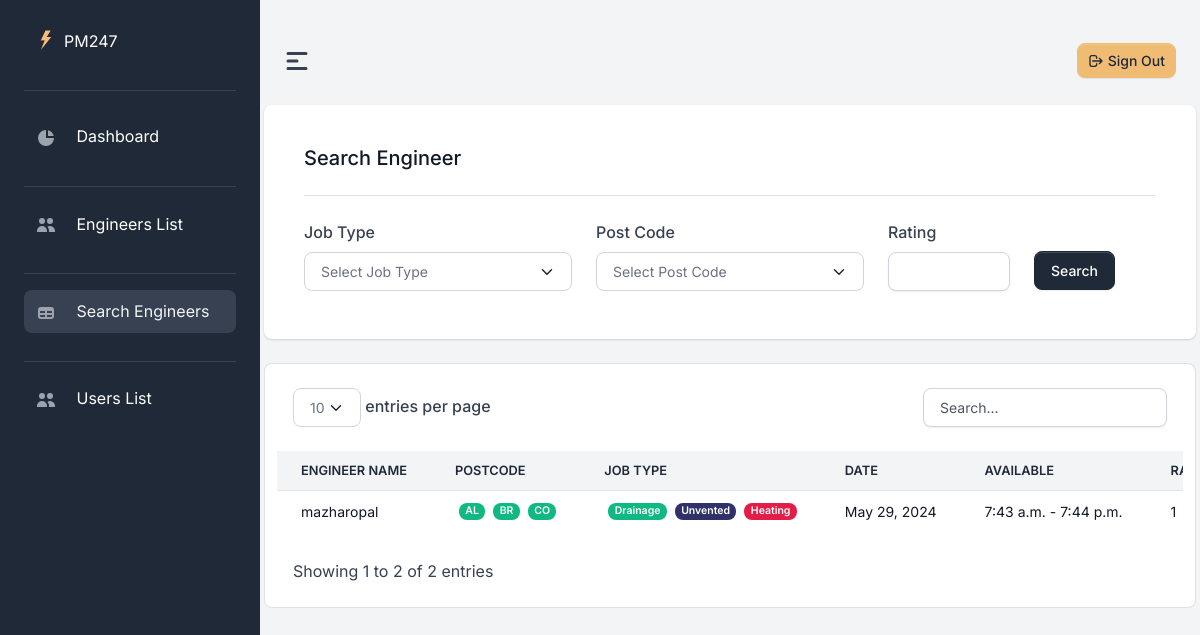
Screenshot of /search_engineers/ (signed in) with the database file from the repository.
### home/models.py (models this page shows, shortened)
class Engineer_Availability(models.Model):
    engineer = models.ForeignKey(User, on_delete=models.RESTRICT, null=True)
    jobs = models.ManyToManyField(Job_Type)
    cities = models.ManyToManyField(Post_Code)
    rating = models.PositiveIntegerField(default=0)
    date = models.DateField(null=True)
    start_time = models.TimeField(null=True)
    end_time = models.TimeField(null=True)
    class Meta:
        permissions = [
            ('view_engineers_today', 'Can view engineers available today'),
            ('view_index', 'Can view index'),
            ('view_engineer_list', 'Can view engineer list'),
        ]

class Post_Code(models.Model):
    name = models.CharField(max_length=50,unique=True)
    def __str__(self):
        return  self.name

class Job_Type(models.Model):
    name = models.CharField(max_length=50,unique=True)
    def __str__(self):
            return self.name

### home/views.py (the view)
# urls.py: path('search_engineers/', search_engineers,name='searchengineers'),
@login_required
@permission_required('home.view_engineer_search')
def search_engineers(request):
    today = date.today()
    if request.method == 'POST':
        form = SearchEngineerForm(request.POST)
        if form.is_valid():
            job = form.cleaned_data.get('job_Type')
            city = form.cleaned_data.get('Post_Code')
            rating = form.cleaned_data.get('rating')
            print(job,city,rating)
            engineers = Engineer_Availability.objects.all()
            if job:
                engineers = engineers.filter(jobs=job,date=today)
            if city:
                engineers = engineers.filter(cities=city,date=today)
            if rating is not None:
                engineers = engineers.filter(rating=rating, date=today)
            engineers = engineers.order_by('-rating')
            return render(request, 'search_engineer.html', {'form': form, 'engineers': engineers})
    else:
        engineers = Engineer_Availability.objects.filter(date=today)
        form = SearchEngineerForm()
        return render(request, 'search_engineer.html', {'form': form,'engineers': engineers})

### home/forms.py
class SearchEngineerForm(forms.Form):
    job_type = forms.ModelChoiceField(queryset=Job_Type.objects.all(), required=False ,label="Job Type")
    post_code = forms.ModelChoiceField(queryset=Post_Code.objects.all(), required=False,label="Post Code")
    rating = forms.IntegerField(min_value=0, max_value=5, required=False)
    def __init__(self, *args, **kwargs):
        super(SearchEngineerForm, self).__init__(*args, **kwargs)
        self.fields['job_type'].empty_label = "Select Job Type"
        self.fields['post_code'].empty_label = "Select Post Code"

### home/templates/search_engineer.html (shortened to what this page needs)
<{% extends 'base.html' %} {% load crispy_forms_tags %} {% block content %} <div class="row my-4">
  <form action="#" method="post" class="card border-0 shadow p-3 pb-4 mb-4">
    <div class="card-header mx-lg-4 p-0 py-3 py-lg-4 mb-4 mb-md-0">
      <h3 class="h5 mb-0">Search Engineer</h3>
    </div>
    <div class="card-body p-0 p-md-4 pb-md-0">
      <div class="row justify-content-center">
        <div class="col-12 col-lg-4">
          <div class="form-group mb-">
            <div class="form-group{% if form.job.errors %} has-error{% endif %}">
              {{ form.job_type|as_crispy_field }}
            </div>
          </div>
        </div>
        <div class="col-12 col-lg-4">
          <div class="form-group mb-4">
            <div class="form-group{% if form.city.errors %} has-error{% endif %}">
              {{ form.post_code|as_crispy_field }}
            </div>
          </div>
        </div>
        <div class="col-12 col-lg-2">
          <div class="form-group mb-4">
            <div class="form-group{% if form.rating.errors %} has-error{% endif %}">
              {{ form.rating|as_crispy_field }}
            </div>
          </div>
        </div>
        <div class="col-12 col-lg-2">
          <button class="btn btn-gray-800 mt-4 animate-up-2 search-btn" type="submit">Search</button>
      </div>
      </div>
    </div>
  </form>
  <div class="card">
    <div class="table-responsive py-4">
      {% if engineers %}
      <table class="table table-flush" id="datatable">
        <thead class="thead-light">
          <tr>
            <th class="border-bottom fw-bolder" scope="col">Engineer Name</th>
            <th class="border-bottom fw-bolder" scope="col">Postcode</th>
            <th class="border-bottom fw-bolder" scope="col">Job Type</th>
            <th class="border-bottom fw-bolder" scope="col">Date</th>
            <th class="border-bottom fw-bolder" scope="col">Available</th>
            <th class="border-bottom fw-bolder" scope="col">Rating</th>
          </tr>
        </thead>
        <tbody>
          <tr>
            {% for engr in engineers %}
          <tr>
            <td class=" text-gray-900">{{engr.engineer}}</td>
            <td class=" text-gray-900">
              {% for city in engr.cities.all %}
              <span class="badge super-badge bg-success ms-1">{{ city }}</span>
              {% endfor %}
            </td>
            <td class=" text-gray-900">
              {% for job in engr.jobs.all %}
              <span
                class="badge super-badge ms-1 {% if job.name == 'Plumbing' %} bg-info {% elif job.name == 'Drainage'  %} bg-success{% elif job.name == 'Electricity'  %} bg-warning {% elif job.name == 'Heating'  %} bg-danger {% elif job.name == 'Gas'  %} bg-secondary {% elif job.name == 'Unvented'  %}bg-tertiary   {% else %} bg-danger  {%endif%}  ">{{job.name}}</span>
              {% endfor %}
            </td>
            <td class=" text-gray-900">{{ engr.date }}</td>
            <td class=" text-gray-900">{{ engr.start_time }} - {{ engr.end_time }}</td>
            <td class=" text-gray-900">{{engr.rating}}</td>
          </tr>
          {% endfor %}
        </tbody>
      </table>
      {% else %}
      <h4 class="text-center alert alert-warning">No Record Found</h4>
      {% endif %}
    </div>
  </div>
  </div>
  {% endblock content %}

### rows the page displays
Engineer_Availability: engineer "mazharopal", date "May 29, 2024", start_time "7:43 a.m.", end_time "7:44 p.m.", rating "1"
Post_Code: name "AL"
Post_Code: name "BR"
Post_Code: name "CO"
Job_Type: name "Drainage"
Job_Type: name "Unvented"
Job_Type: name "Heating"
